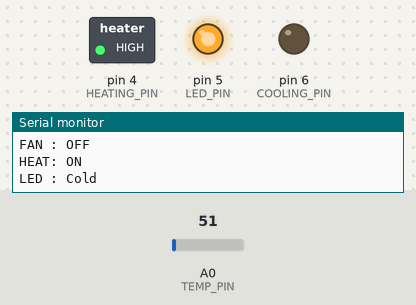
This sketch was run on a simulated Arduino Uno, built with avr-gcc and run on an emulated ATmega328P. On the bench: switched loads named in the sketch (green lamp = pin HIGH), output pins drawn as LEDs (lit = HIGH), the last lines printed to the serial monitor. Dashed ring = blinking. Inputs (shaded band) come from the test bench; at power-on: A0 (TEMP_PIN) = 51.

Above: at 1.2 s.
1.3 s: A0 (TEMP_PIN) set to 56
At 2.27 s:
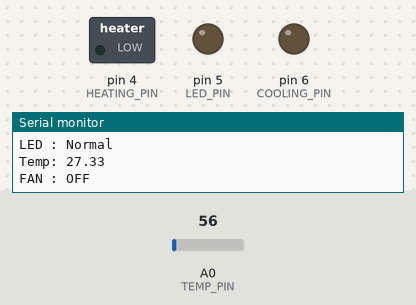
4.3 s: A0 (TEMP_PIN) set to 84
7.3 s: A0 (TEMP_PIN) set to 97
At 7.72 s:
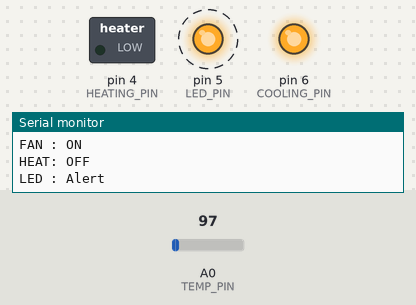
10.3 s: A0 (TEMP_PIN) set to 86
At 11.57 s:
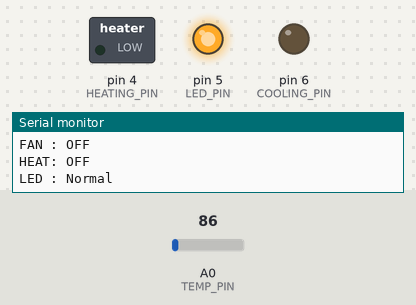
13.3 s: A0 (TEMP_PIN) set to 112
At 13.88 s:
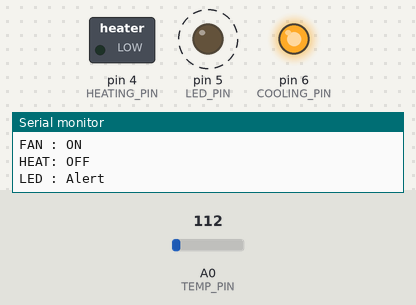
Timing chart, 0 to 17.3 s (numbered marks = the images above; inputs shaded):
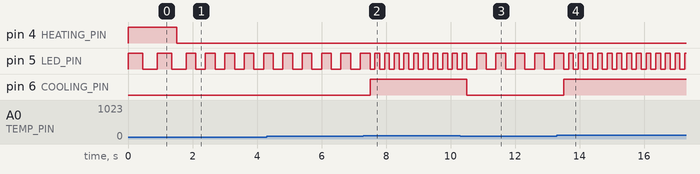

The sketch:

FreeRTOS_APP.ino
```cpp
#include <Arduino_FreeRTOS.h>
#include <semphr.h>  // add the FreeRTOS functions for Semaphores (or Flags).

#define HEATING_PIN 4
#define LED_PIN     5
#define COOLING_PIN 6

#define TEMP_PIN    A0

#define BLINK_SLOW  30
#define BLINK_MID   20
#define BLINK_FAST  10

#define DISP_STATUS_COOL "COLD"
#define DISP_STATUS_MID  "Normal"
#define DISP_STATUS_HOT  "Alert"

#define COOLING_RESPONSE 20
#define READING_REFRESH_TIME 10
#define DISP_REFRESH_TIME 50

#define DATA_COLUMN 7
#define ADC_RESOLUTION 1023
#define MAP_MV_MAX_RANGE 5000

#define TEMP 0
#define FAN 1
#define HEAT 2
#define LED 3

#define TEMP_LOW 25
#define TEMP_HIGH 45

uint16_t uint16BlinkSpeed = BLINK_SLOW;
String msg2disp[4];
bool cool = true;
bool heat = false;

// Declare a mutex Semaphore Handle which we will use to manage the Serial Port.
// It will be used to ensure only one Task is accessing this resource at any time.
SemaphoreHandle_t xSerialSemaphore;

//LiquidCrystal_I2C lcd(0x20, 20, 4);

// define one Task for AnalogRead
void TaskAnalogRead( void *pvParameters );
void TaskLedBlink  ( void *pvParameters );
void TaskCooling   ( void *pvParameters );
void TaskHeating   ( void *pvParameters );
void TaskDisplaying( void *pvParameters );

// the setup function runs once when you press reset or power the board
void setup() {

  // initialize serial communication at 9600 bits per second:
  Serial.begin(9600);

  pinMode(LED_PIN, OUTPUT);
  pinMode(COOLING_PIN, OUTPUT);
  pinMode(HEATING_PIN, OUTPUT);

 /*
     Semaphores are useful to stop a Task proceeding, where it should be paused to wait,
     because it is sharing a resource, such as the Serial port.
     Semaphores should only be used whilst the scheduler is running, but we can set it up here.
  */
  if ( xSerialSemaphore == NULL )  // Check to confirm that the Serial Semaphore has not already been created.
  {
    xSerialSemaphore = xSemaphoreCreateMutex();  // Create a mutex semaphore we will use to manage the Serial Port
    if ( ( xSerialSemaphore ) != NULL )
      xSemaphoreGive( ( xSerialSemaphore ) );  // Make the Serial Port available for use, by "Giving" the Semaphore.
  }

  xTaskCreate(
    TaskAnalogRead
    ,  "AnalogRead" // A name just for humans
    ,  128  // Stack size
    ,  NULL //Parameters for the task
    ,  2  // Priority
    ,  NULL
  ); //Task Handle

  xTaskCreate(
    TaskLedBlink
    ,  "LedBlink" // A name just for humans
    ,  128  // Stack size
    ,  NULL //Parameters for the task
    ,  4  // Priority
    ,  NULL
  ); //Task Handle
  xTaskCreate(
    TaskCooling
    ,  "Cooling" // A name just for humans
    ,  128  // Stack size
    ,  NULL //Parameters for the task
    ,  1  // Priority
    ,  NULL
  ); //Task Handle

  xTaskCreate(
    TaskDisplaying
    ,  "Displaying" // A name just for humans
    ,  128  // Stack size
    ,  NULL //Parameters for the task
    ,  3  // Priority
    ,  NULL
  ); //Task Handle

  xTaskCreate(
    TaskHeating
    ,  "Heating" // A name just for humans
    ,  128  // Stack size
    ,  NULL //Parameters for the task
    ,  2  // Priority
    ,  NULL
  ); //Task Handle

  // Now the Task scheduler, which takes over control of scheduling individual Tasks, is automatically started.

}

void loop()
{
  // Empty. Things are done in Tasks.
}


/*--------------------------------------------------*/
/*---------------------- Tasks ---------------------*/
/*--------------------------------------------------*/

void TaskAnalogRead( void *pvParameters __attribute__((unused)) )  // This is a Task.
{
  for (;;)
  {
    // read the input on analog pin 0:
    int sensorValue = analogRead(TEMP_PIN);
    float analogValue;
    float tempValue;
    // See if we can obtain or "Take" the Serial Semaphore.
    // If the semaphore is not available, wait 5 ticks of the Scheduler to see if it becomes free.
    if ( xSemaphoreTake( xSerialSemaphore, ( TickType_t ) 5 ) == pdTRUE )
    {
      // We were able to obtain or "Take" the semaphore and can now access the shared resource.
      // We want to have the Serial Port for us alone, as it takes some time to print,
      // so we don't want it getting stolen during the middle of a conversion.
      // print out the value you read:
      //sensorValue on range 0-1023 digital
      //Serial.println("ADC " + String(sensorValue));
      analogValue = (sensorValue * 4.88 );
      tempValue = (analogValue / 10 );
      //Serial.println(String(tempValue) + " C");

      msg2disp[TEMP] = String(tempValue);

      if ((int)tempValue < TEMP_LOW) {
        uint16BlinkSpeed = BLINK_SLOW;
        msg2disp[LED] = "Cold";
        msg2disp[FAN] = "OFF";
        msg2disp[HEAT] = "ON";
        cool = true;
        heat = false;
      }
      else if ((int)tempValue < TEMP_HIGH ) {
        uint16BlinkSpeed = BLINK_MID;
        msg2disp[LED] = "Normal";
        msg2disp[FAN] = "OFF";
        msg2disp[HEAT] = "OFF";
        cool = false;
        heat = false;
      }
      else if ((int)tempValue >= TEMP_HIGH ) {
        uint16BlinkSpeed = BLINK_FAST;
        msg2disp[LED] = "Alert";
        msg2disp[FAN] = "ON";
        msg2disp[HEAT] = "OFF";
        cool = false;
        heat = true;
      }
      xSemaphoreGive( xSerialSemaphore ); // Now free or "Give" the Serial Port for others.
    }
    vTaskDelay(READING_REFRESH_TIME);  // one tick delay (15ms) in between reads for stability
  }
}

void TaskLedBlink( void *pvParameters __attribute__((unused)) )  // This is a Task.
{
  for (;;)
  {
    // See if we can obtain or "Take" the Serial Semaphore.
    // If the semaphore is not available, wait 5 ticks of the Scheduler to see if it becomes free.
    if ( xSemaphoreTake( xSerialSemaphore, ( TickType_t ) 5 ) == pdTRUE )
    {
      digitalWrite(LED_PIN, !digitalRead(LED_PIN));
      // We were able to obtain or "Take" the semaphore and can now access the shared resource.
      // We want to have the Serial Port for us alone, as it takes some time to print,
      // so we don't want it getting stolen during the middle of a conversion.
      // print out the value you read:
      xSemaphoreGive( xSerialSemaphore ); // Now free or "Give" the Serial Port for others.
    }
    vTaskDelay(uint16BlinkSpeed);  // one tick delay (15ms) in between reads for stability

  }
}


void TaskCooling( void *pvParameters __attribute__((unused)) )  // This is a Task.
{
  for (;;)
  {
    // See if we can obtain or "Take" the Serial Semaphore.
    // If the semaphore is not available, wait 5 ticks of the Scheduler to see if it becomes free.
    if ( xSemaphoreTake( xSerialSemaphore, ( TickType_t ) 5 ) == pdTRUE )
    {
      if ( (cool == false) && (heat == true) ){
        digitalWrite(COOLING_PIN , HIGH);
      }
       else {
        digitalWrite(COOLING_PIN , LOW);
        }
      // We were able to obtain or "Take" the semaphore and can now access the shared resource.
      // We want to have the Serial Port for us alone, as it takes some time to print,
      // so we don't want it getting stolen during the middle of a conversion.
      // print out the value you read:
      xSemaphoreGive( xSerialSemaphore ); // Now free or "Give" the Serial Port for others.
    }
    vTaskDelay(COOLING_RESPONSE);  // one tick delay (15ms) in between reads for stability
  }
}


void TaskHeating( void *pvParameters __attribute__((unused)) )  // This is a Task.
{
  for (;;)
  {
    // See if we can obtain or "Take" the Serial Semaphore.
    // If the semaphore is not available, wait 5 ticks of the Scheduler to see if it becomes free.
    if ( xSemaphoreTake( xSerialSemaphore, ( TickType_t ) 5 ) == pdTRUE )
    {
      if ( (cool == true) && (heat == false) ){
        digitalWrite(HEATING_PIN , HIGH);
      }
      else {
        digitalWrite(HEATING_PIN , LOW);
        }
      // We were able to obtain or "Take" the semaphore and can now access the shared resource.
      // We want to have the Serial Port for us alone, as it takes some time to print,
      // so we don't want it getting stolen during the middle of a conversion.
      // print out the value you read:
      xSemaphoreGive( xSerialSemaphore ); // Now free or "Give" the Serial Port for others.
    }
    vTaskDelay(COOLING_RESPONSE);  // one tick delay (15ms) in between reads for stability
  }
}

void TaskDisplaying( void *pvParameters __attribute__((unused)) )  // This is a Task.
{
  for (;;)
  {
    // See if we can obtain or "Take" the Serial Semaphore.
    // If the semaphore is not available, wait 5 ticks of the Scheduler to see if it becomes free.
    if ( xSemaphoreTake( xSerialSemaphore, ( TickType_t ) 5 ) == pdTRUE )
    {
      Serial.println("Temp: "+String(msg2disp[TEMP]));
      Serial.println("FAN : "+String(msg2disp[FAN]));
      Serial.println("HEAT: "+String(msg2disp[HEAT]));
      Serial.println("LED : "+String(msg2disp[LED]));
      // We were able to obtain or "Take" the semaphore and can now access the shared resource.
      // We want to have the Serial Port for us alone, as it takes some time to print,
      // so we don't want it getting stolen during the middle of a conversion.
      // print out the value you read:
      xSemaphoreGive( xSerialSemaphore ); // Now free or "Give" the Serial Port for others.
    }
    vTaskDelay(DISP_REFRESH_TIME);  // one tick delay (15ms) in between reads for stability
  }
}
```

Measured:
- the behaviour switches between 51 and 52 on A0 (TEMP_PIN) (found by bisection; images 0 and 1)
- the behaviour switches between 92 and 93 on A0 (TEMP_PIN) (found by bisection; images 1 and 2)
- after the input at 1.3 s, pin 4 (HEATING_PIN): HIGH → LOW after 0.20 s
- after the input at 7.3 s, pin 5 (LED_PIN): alternates HIGH for 0.15 s and LOW for 0.15 s, starting after 0.35 s; pin 6 (COOLING_PIN): LOW → HIGH after 0.20 s
- after the input at 10.3 s, pin 6 (COOLING_PIN): HIGH → LOW after 0.21 s
- after the input at 13.3 s, pin 5 (LED_PIN): alternates HIGH for 0.15 s and LOW for 0.15 s, starting after 0.36 s; pin 6 (COOLING_PIN): LOW → HIGH after 0.21 s
- by itself, pin 5 (LED_PIN): alternates HIGH for 0.30 s and LOW for 0.30 s
